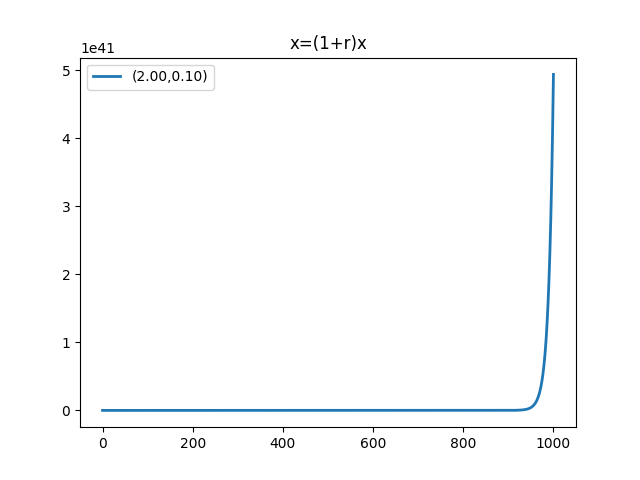

This chart was generated by the following Python code:
#!/usr/bin/env python3
#Author: [email redacted]
#License: GNU GPL 3.0.
#No warranty or liability assumed irrelevant of thermonuclear wars or lack thereof.


import matplotlib.pyplot as plt
fig, ax=plt.subplots()


print("x=(1+r)x")
X=[]
x0=2
x=x0
r=.1
X.append(x)
for i in range(1000):
    x=x*(1+r)
    X.append(x)

ax.plot(X,linewidth=2.0, label=("({:.02f},{:.02f})").format(x0,r))

plt.legend()
plt.title("x=(1+r)x")
plt.savefig("population-grow.png")
plt.yscale("log")
plt.show()
